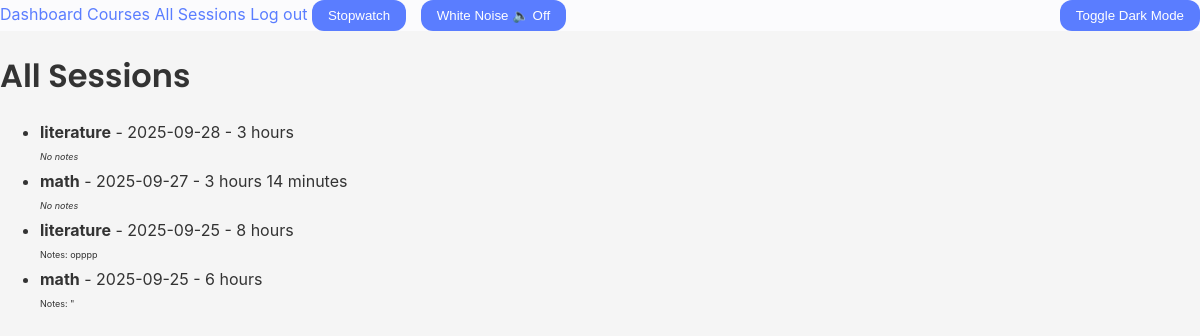
Before: /sessions/all (signed in) with the older database file.
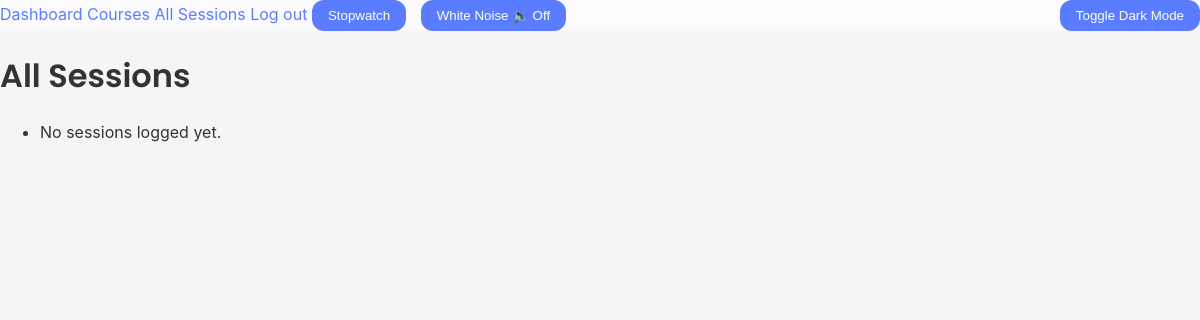
After: the same page with the newer database file.
### models.py (models this page shows, shortened)
class Sess(db.Model):
    id = db.Column(db.Integer, primary_key=True)
    course_id = db.Column(db.Integer, db.ForeignKey('course.id'), nullable=False)
    date = db.Column(db.Date, default=datetime.utcnow)
    hours = db.Column(db.Integer, default=0)
    minutes = db.Column(db.Integer, default=0)
    notes = db.Column(db.Text)

class Course(db.Model, UserMixin):
    id = db.Column(db.Integer, primary_key=True)
    coursename = db.Column(db.String(150), unique=True, nullable=False)
    description = db.Column(db.Text, nullable=False)
    status = db.Column(db.String(20), nullable=False, default='planned')
    createdat = db.Column(db.DateTime, default=datetime.utcnow)
    manual_hours = db.Column(db.Integer, default=0)
    total_hours = db.Column(db.Integer, nullable=False, default=0)
    user_id = db.Column(db.Integer, db.ForeignKey('user.id'), nullable=False) # links the course to a user
    sess = db.relationship('Sess', backref='course', lazy=True, cascade="all, delete-orphan")
    tags = db.Column(db.String(200))

### app.py (the view)
    @app.route('/sessions/all')
    @login_required
    def all_sessions():
        sessions = Sess.query.join(Course).filter(Course.user_id == current_user.id).order_by(Sess.date.desc()).all()
        return render_template('all_sessions.html', sessions=sessions)

### templates/all_sessions.html (shortened to what this page needs)
{% extends "base.html" %}
{% block content %}
<h1>All Sessions</h1>
<ul>
    {% for session in sessions %}
    <li>
        <strong>{{ session.course.coursename }}</strong> - {{ session.date }} -
        {% if session.hours or session.minutes %}
        {% if session.hours %}{{ session.hours }} hour{% if session.hours > 1 %}s{% endif %}{% endif %}
        {% if session.minutes %}
        {% if session.hours %} {% endif %}{{ session.minutes }} minute{% if session.minutes > 1 %}s{% endif %}
        {% endif %}
        {% else %}
        0 minutes
        {% endif %}
        <p style="font-size: xx-small;">
            {% if session.notes %}
            Notes: {{ session.notes }}
            {% else %}
            <em>No notes</em>
            {% endif%}
        </p>
    </li>
    {% else %}
    <li>No sessions logged yet.</li>
    {% endfor %}
</ul>
{% endblock %}

Changed rows visible on the page:
removed Sess: course.coursename "literature", date "2025-09-28", hours "3", notes "No notes"
removed Sess: course.coursename "math", date "2025-09-27", hours "3", minutes "14", notes "No notes"
no longer on this page (row edited): Sess: course.coursename "literature", date "2025-09-25", hours "8", notes "opppp"
removed Sess: course.coursename "math", date "2025-09-25", hours "6", notes "\""
Other visible differences:
text now shown: "No sessions logged yet."
